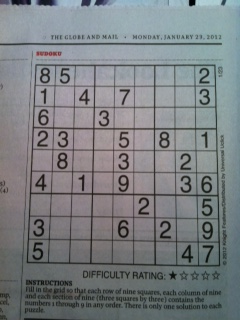
#> input picture Images/sudoko.jpg, 240 x 320 px
$ jupyter execute Untitled.ipynb
#> lines starting #> are read from the running program, lines starting #| are printed output that depends on the picture; after the words box and inside, x2 and y2 are one past the last pixel; in counts of white or black regions, pixels touching at a corner belong together
<center>
<h1>Adaptive Thresholding
</h1>
</center>

Thresholding is a technique of image processing that converts an image into a binary image, where the pixels are either 0 or 255. Thresholding can be useful for segmenting foreground and background objects, enhancing edges, removing noise, etc.

There are different types of thresholding methods in OpenCV, such as **simple thresholding**, **Otsu’s thresholding**, and **adaptive thresholding**.

### What is Adaptive Thresholding?
    Adaptive is a way of making an image black and white that changes depending on how bright or dark the image is. Unlike simple, where we use one number to decide if a pixel is black or white, adaptive looks at a small area around each pixel and uses a different number for that area.

    This way, adaptive can work better for images that have different brightness in different parts, like shadows, lights, etc., where one number may not work well for the whole image.

- "Adaptive thresholding is a method of thresholding that adapts to the local variations in the image brightness.
- Unlike simple thresholding, where a global threshold value is applied to all pixels, adaptive thresholding considers a small neighborhood of pixels around each pixel and computes a local threshold value for that region."

## How to Apply Adaptive Thresholding

In OpenCV, the `cv2.adaptiveThreshold` function is used to perform adaptive thresholding.
- It has the following syntax:
#### cv2.adaptiveThreshold(src, max_val, adaptive_method, threshold_type, block_size, constant)
---
The parameters are:

- src: The source image, which should be a grayscale image.
- max_val: The maximum value to assign to the pixels that pass the threshold test.
- adaptive_method: The method to calculate the local threshold value. It can be one of the following:
    - cv2.ADAPTIVE_THRESH_MEAN_C: The threshold value is the mean of the neighborhood area minus the constant C.
    - cv2.ADAPTIVE_THRESH_GAUSSIAN_C: The threshold value is the weighted sum of the neighborhood area minus the constant C. The weights are a Gaussian window.
- threshold_type: The type of thresholding to apply. It can be one of the following:
- cv2.THRESH_BINARY: If the pixel value is greater than the threshold value, it is set to max_val. Otherwise, it is set to 0.
- cv2.THRESH_BINARY_INV: If the pixel value is greater than the threshold value, it is set to 0. Otherwise, it is set to max_val.
- block_size: The size of the neighborhood area to calculate the local - - threshold value. It must be an odd number greater than 1.
- constant: The constant C to subtract from the mean or weighted mean.

---
The function returns the thresholded image as a NumPy array.

## Example

[cell 1]
import cv2
import numpy as np
from matplotlib import pyplot as plt

img = cv2.imread('Images/sudoko.jpg')
#> img is the input picture: shape (320, 240, 3); mean B, G, R 130, 127.1, 122.9
gray = cv2.cvtColor(img, cv2.COLOR_BGR2GRAY)

ret1, thresh1 = cv2.threshold(gray, 127, 255, cv2.THRESH_BINARY)
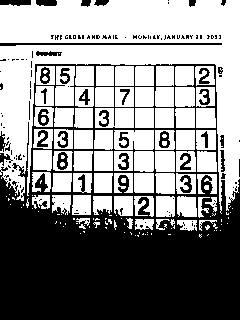
#> thresh1: shape (320, 240); 54.8% white; 139 black regions (106 under 20 px), largest, box (x1, y1, x2, y2) and area: (0, 64, 240, 320) 31090, (0, 43, 222, 46) 460, (0, 0, 31, 6) 157

ret2, thresh2 = cv2.threshold(gray, 0, 255, cv2.THRESH_BINARY + cv2.THRESH_OTSU)
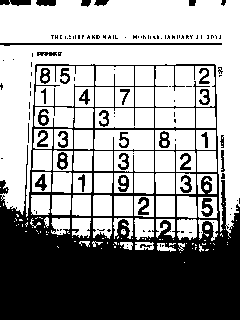
#> thresh2: shape (320, 240); 61% white; 130 black regions (93 under 20 px), largest, box (x1, y1, x2, y2) and area: (0, 64, 240, 320) 26239, (0, 43, 222, 46) 450, (0, 0, 31, 6) 148
#> ret2 = 119

thresh3 = cv2.adaptiveThreshold(gray, 255, cv2.ADAPTIVE_THRESH_MEAN_C,
                                cv2.THRESH_BINARY, 11, 5)
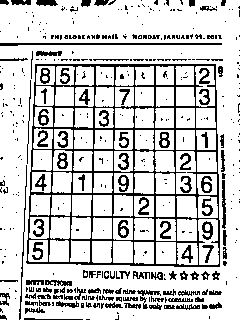
#> thresh3: shape (320, 240); 80.5% white; black in thin lines or dots
thresh4 = cv2.adaptiveThreshold(gray, 255, cv2.ADAPTIVE_THRESH_GAUSSIAN_C,
                                cv2.THRESH_BINARY, 11, 5)
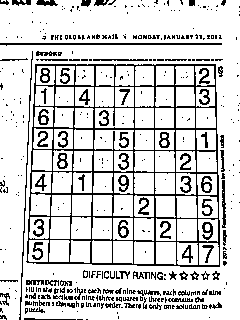
#> thresh4: shape (320, 240); 82.5% white; black in thin lines or dots

titles = ["Original Image", "Simple", "Otsu's",
          "Adaptive Mean", "Adaptive Gaussian"]
images = [gray, thresh1, thresh2, thresh3, thresh4]

for i in range(5):
    plt.subplot(2, 3, i + 1)
    plt.imshow(images[i], "gray")
    plt.title(titles[i])
    plt.xticks([])
    plt.yticks([])

plt.show()
